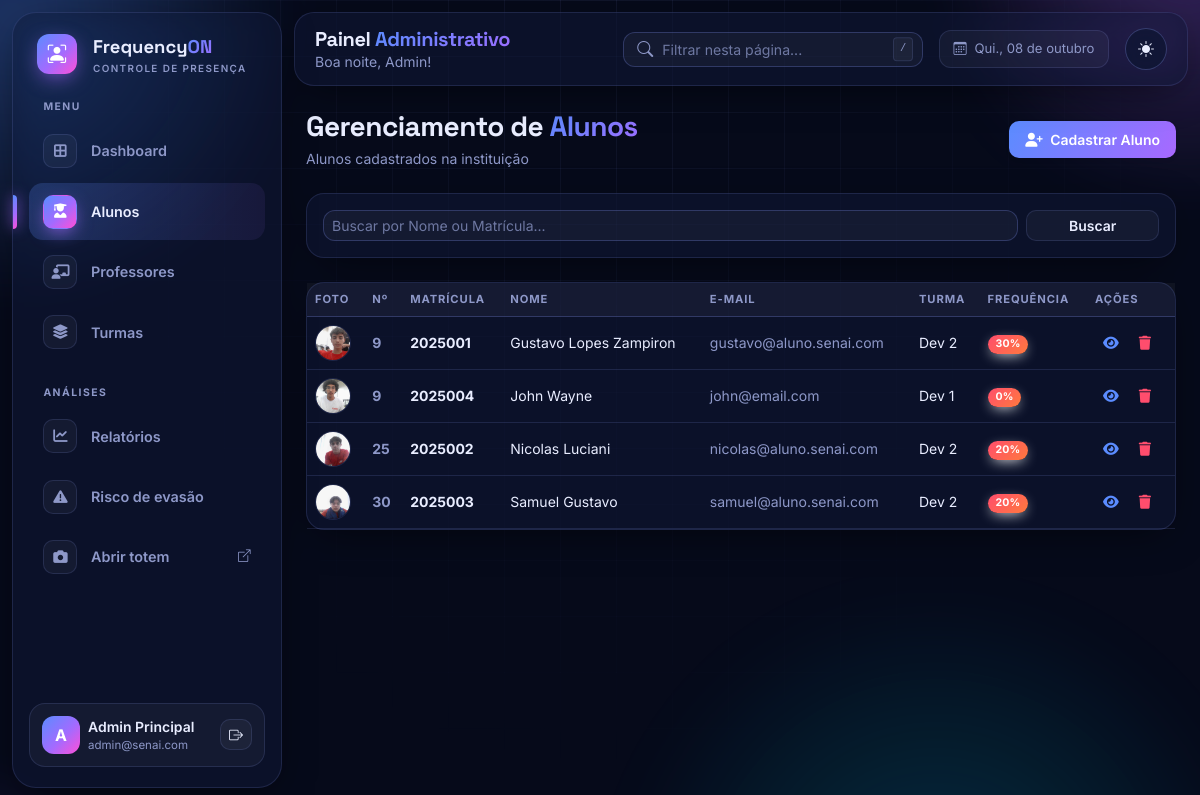
Before: /admin/alunos (signed in) with the older database file.
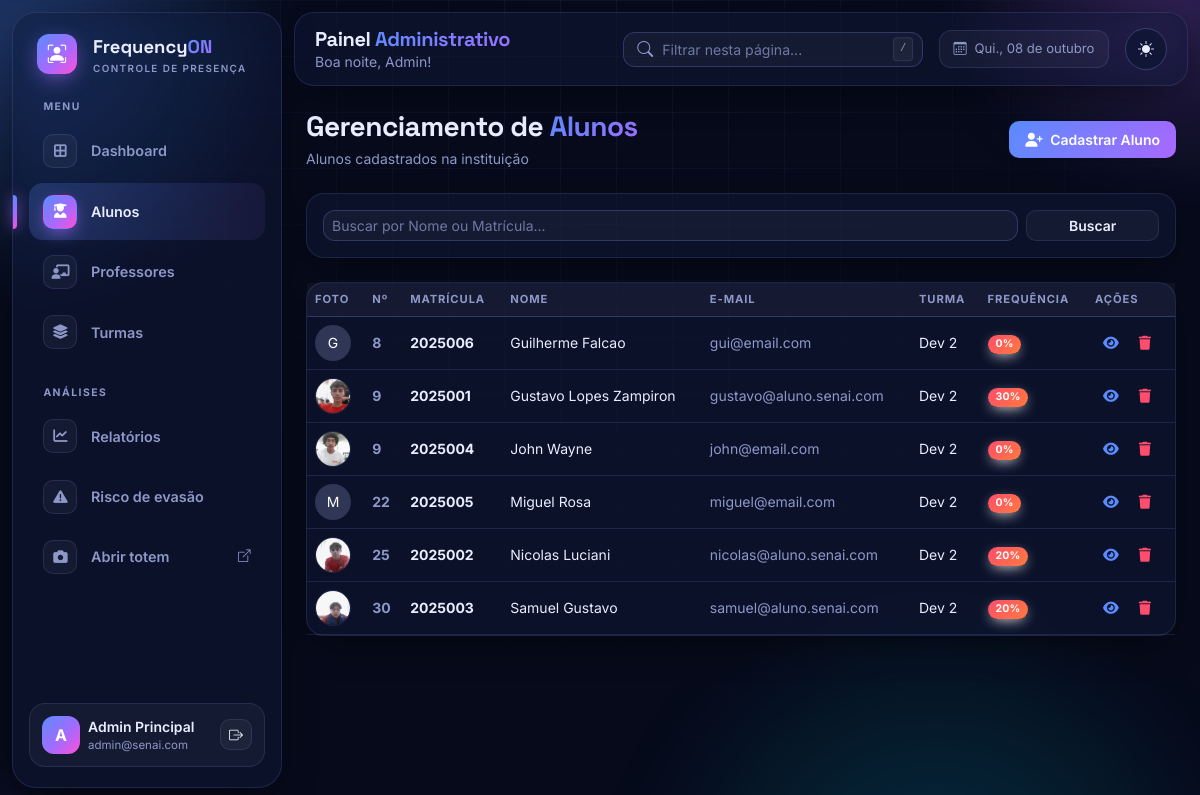
After: the same page with the newer database file.
### database.py (models this page shows, shortened)
class UsuarioMixin:
    def set_senha(self, senha):
        self.senha_hash = generate_password_hash(senha)
    def check_senha(self, senha):
        return check_password_hash(self.senha_hash, senha)

class Admin(UsuarioMixin, db.Model):
    __tablename__ = "admins"
    id = db.Column(db.Integer, primary_key=True)
    nome = db.Column(db.String(120), nullable=False)
    email = db.Column(db.String(120), unique=True, nullable=False)
    senha_hash = db.Column(db.String(255), nullable=False)
    foto = db.Column(db.String(255))

class Aluno(UsuarioMixin, db.Model):
    __tablename__ = "alunos"
    id = db.Column(db.Integer, primary_key=True)
    nome = db.Column(db.String(120), nullable=False)
    email = db.Column(db.String(120))
    matricula = db.Column(db.String(30), unique=True, nullable=False, index=True)
    numero_chamada = db.Column(db.Integer)
    senha_hash = db.Column(db.String(255), nullable=False)
    foto = db.Column(db.String(255))            # URL da foto (ex: /static/uploads/...)
    face_encoding = db.Column(db.LargeBinary)   # 128 floats (float64) do rosto
    turma_id = db.Column(db.Integer, db.ForeignKey("turmas.id"))
    turma = db.relationship("Turma", back_populates="alunos")
    presencas = db.relationship("Presenca", cascade="all, delete-orphan", backref="aluno")
    justificativas = db.relationship("Justificativa", cascade="all, delete-orphan", backref="aluno",
                                     order_by="Justificativa.data.desc()")
    @property
    def frequencia(self):
        if not self.turma_id:
            return 0
        dias_aula = self.turma.dias_aula
        if not dias_aula:
            return 0
        dias = (db.session.query(func.count(func.distinct(Presenca.data)))
                .join(Aluno, Presenca.aluno_id == Aluno.id)
                .filter(Aluno.turma_id == self.turma_id,
                        filtro_dias_aula(Presenca.data, dias_aula))
                .scalar())
        if not dias:
            return 0
        ok = (db.session.query(func.count(Presenca.id))
              .filter(
                  Presenca.aluno_id == self.id,
                  Presenca.status.in_(("presente", "atraso")),
                  filtro_dias_aula(Presenca.data, dias_aula)
              )
              .scalar())
        return min(100, round(ok * 100 / (dias * AULAS_POR_DIA)))

class Turma(db.Model):
    __tablename__ = "turmas"
    id = db.Column(db.Integer, primary_key=True)
    nome = db.Column(db.String(120), nullable=False)
    curso = db.Column(db.String(120), nullable=False)
    alunos = db.relationship("Aluno", back_populates="turma")
    vinculos = db.relationship("ProfessorTurma", back_populates="turma",
                               cascade="all, delete-orphan")
    @property
    def dias_aula(self):
        return tuple(sorted({d for v in self.vinculos for d in v.dias_semana}))

class ProfessorTurma(db.Model):
    __tablename__ = "professor_turma"
    professor_id = db.Column(db.Integer, db.ForeignKey("professores.id"), primary_key=True)
    turma_id = db.Column(db.Integer, db.ForeignKey("turmas.id"), primary_key=True)
    dias = db.Column(db.String(20), nullable=False, default="")   # ex: "1,3" = terça e quinta
    professor = db.relationship("Professor", back_populates="vinculos")
    turma = db.relationship("Turma", back_populates="vinculos")
    @property
    def dias_semana(self):
        return tuple(int(d) for d in self.dias.split(",") if d.strip().isdigit())

### app.py (the view)
@admin.route("/alunos")
@requer("admin")
def alunos():
    busca = request.args.get("busca", "").strip()
    q = Aluno.query
    if busca:
        q = q.filter(or_(Aluno.nome.ilike(f"%{busca}%"), Aluno.matricula.ilike(f"%{busca}%")))
    return render_template("admin/alunos.html", alunos=q.order_by(Aluno.nome).all(), busca=busca)

### templates/admin/alunos.html (shortened to what this page needs)
{% extends 'admin/base.html' %}
{% block content %}
<div class="d-flex align-items-center justify-content-between mb-4">
    <div>
        <h1 class="h3 fw-bold mb-1">Gerenciamento de <span class="fo-gradient-text">Alunos</span></h1>
        <p class="text-muted mb-0 small">Alunos cadastrados na instituição</p>
    </div>
    <a href="{{ url_for('admin.novo_aluno') }}" class="btn btn-primary fw-semibold btn-sm px-3 py-2 shadow-sm">
        <i class="fa-solid fa-user-plus me-1"></i> Cadastrar Aluno
    </a>
</div>
<div class="card border-0 shadow-sm rounded-3 mb-4">
    <div class="card-body p-3">
        <form method="GET" action="{{ url_for('admin.alunos') }}" class="row g-2">
            <div class="col-md-10">
                <input type="text" name="busca" class="form-control form-control-sm" placeholder="Buscar por Nome ou Matrícula..." value="{{ busca }}">
            </div>
            <div class="col-md-2">
                <button type="submit" class="btn btn-secondary btn-sm w-100 fw-semibold">Buscar</button>
            </div>
        </form>
    </div>
</div>
<div class="card border-0 shadow-sm rounded-3">
    <div class="card-body p-0">
        <div class="table-responsive">
            <table class="table table-hover align-middle mb-0">
                <thead class="table-light small">
                    <tr>
                        <th>Foto</th>
                        <th>Nº</th>
                        <th>Matrícula</th>
                        <th>Nome</th>
                        <th>E-mail</th>
                        <th>Turma</th>
                        <th>Frequência</th>
                        <th>Ações</th>
                    </tr>
                </thead>
                <tbody class="small">
                    {% for aluno in alunos %}
                    <tr>
                        <td>
                            {% if aluno.foto %}
                                <img src="{{ aluno.foto }}" alt="{{ aluno.nome }}" class="rounded-circle border object-fit-cover quadrado-36">
                            {% else %}
                                <div class="avatar-initial rounded-circle bg-secondary text-white d-flex align-items-center justify-content-center quadrado-36">
                                    {{ aluno.nome[0] if aluno.nome else 'A' }}
                                </div>
                            {% endif %}
                        </td>
                        <td class="fw-bold text-muted">{{ aluno.numero_chamada or '-' }}</td>
                        <td class="fw-bold">{{ aluno.matricula }}</td>
                        <td>{{ aluno.nome }}</td>
                        <td class="text-muted">{{ aluno.email or '-' }}</td>
                        <td>{{ aluno.turma.nome if aluno.turma else 'Sem turma' }}</td>
                        <td>
                            <span class="badge {% if aluno.frequencia < 75 %}bg-danger{% else %}bg-success{% endif %}">
                                {{ aluno.frequencia }}%
                            </span>
                        </td>
                        <td class="text-nowrap">
                            <a href="{{ url_for('admin.detalhes_aluno', id=aluno.id) }}" class="btn btn-outline-primary btn-sm border-0" title="Ver detalhes">
                                <i class="fa-solid fa-eye"></i>
                            </a>
                            <form class="d-inline" method="POST" action="{{ url_for('admin.deletar_aluno', id=aluno.id) }}" onsubmit="return confirm('Tem certeza que deseja excluir?');">
                                <button type="submit" class="btn btn-outline-danger btn-sm border-0">
                                    <i class="fa-solid fa-trash"></i>
                                </button>
                            </form>
                        </td>
                    </tr>
                    {% else %}
                    <tr>
                        <td colspan="8" class="text-center text-muted py-4">Nenhum aluno encontrado no banco de dados.</td>
                    </tr>
                    {% endfor %}
                </tbody>
            </table>
        </div>
    </div>
</div>
{% endblock %}

### templates/admin/base.html (shortened to what this page needs)
<!DOCTYPE html>
<html lang="pt-BR">
<head>
    {% include 'componentes/cabecalho.html' %}
    <link href="{{ url_for('static', filename='css/admin.css') }}" rel="stylesheet">
</head>
<body data-fo-sem-tema>
    <div class="d-flex h-100">
        <aside class="barra-lateral fo-glass" id="sidebar">
            <div>
                <div class="d-flex align-items-center gap-3 px-2 mb-2">
                    <span class="fo-logo-icone"><i class="bi bi-person-bounding-box"></i></span>
                    <div class="marca">Frequency<span class="fo-gradient-text">ON</span><small>Controle de presença</small></div>
                </div>
                <div class="menu-titulo">Menu</div>
                <nav class="nav-lateral">
                    <a href="{{ url_for('admin.dashboard') }}" data-rota="/admin/dashboard /admin/"><span class="ic"><i class="fa-solid fa-border-all"></i></span> Dashboard</a>
                    <a href="{{ url_for('admin.alunos') }}" data-rota="/admin/alunos"><span class="ic"><i class="fa-solid fa-user-graduate"></i></span> Alunos</a>
                    <a href="{{ url_for('admin.professores') }}" data-rota="/admin/professores"><span class="ic"><i class="fa-solid fa-chalkboard-user"></i></span> Professores</a>
                    <a href="{{ url_for('admin.turmas') }}" data-rota="/admin/turmas"><span class="ic"><i class="fa-solid fa-layer-group"></i></span> Turmas</a>
                </nav>
                <div class="menu-titulo">Análises</div>
                <nav class="nav-lateral">
                    <a href="{{ url_for('admin.relatorios') }}" data-rota="/admin/relatorios"><span class="ic"><i class="fa-solid fa-chart-line"></i></span> Relatórios</a>
                    <a href="{{ url_for('admin.risco_evasao') }}" data-rota="/admin/risco-evasao"><span class="ic"><i class="fa-solid fa-triangle-exclamation"></i></span> Risco de evasão</a>
                    <a href="{{ url_for('reconhecimento.pagina_totem') }}" target="_blank" rel="noopener"><span class="ic"><i class="fa-solid fa-camera"></i></span> Abrir totem <i class="bi bi-box-arrow-up-right ms-auto small"></i></a>
                </nav>
            </div>
            <div class="perfil-rodape d-flex align-items-center gap-2">
                {% if usuario.foto %}
                    <img src="{{ usuario.foto }}" alt="{{ usuario.nome }}" class="avatar-fo">
                {% else %}
                    <span class="avatar-fo">{{ usuario.nome | inicial }}</span>
                {% endif %}
                <div class="flex-grow-1 overflow-hidden">
                    <div class="fw-semibold small text-truncate">{{ usuario.nome }}</div>
                    <small class="text-muted d-block text-truncate texto-mini">{{ usuario.email }}</small>
                </div>
                <a href="{{ url_for('logout') }}" class="btn btn-light btn-sm" title="Sair" aria-label="Sair"><i class="bi bi-box-arrow-right"></i></a>
            </div>
        </aside>
        <div class="flex-grow-1 d-flex flex-column h-100 overflow-y-auto min-w-0" id="rolagem">
            <header class="topbar fo-glass d-flex align-items-center justify-content-between gap-3">
                <div class="d-flex align-items-center gap-3 min-w-0">
                    <div class="min-w-0">
                        <h2 class="h5 fw-bold mb-0 text-truncate">Painel <span class="fo-gradient-text">Administrativo</span></h2>
                        <small class="text-muted d-none d-sm-block" id="saudacao">Olá, {{ usuario.nome.split()[0] }}!</small>
                    </div>
                </div>
                <div class="d-flex align-items-center gap-2 gap-md-3">
                    <div class="busca d-none d-md-block">
                        <i class="bi bi-search"></i>
                        <input type="search" class="form-control" id="buscaGlobal" placeholder="Filtrar nesta página..." aria-label="Filtrar nesta página">
                        <kbd class="d-none d-xl-inline">/</kbd>
                    </div>
                    <span class="chip-data d-none d-xl-inline-flex align-items-center gap-2"><i class="bi bi-calendar3"></i> <span id="dataHoje"></span></span>
                    <button type="button" class="fo-theme-btn" data-fo-theme-toggle></button>
                </div>
            </header>
            <main class="conteudo">
                {% block content %}{% endblock %}
            </main>
        </div>
    </div>
</body>
</html>

### templates/componentes/cabecalho.html (shortened to what this page needs)
<link href="https://cdn.jsdelivr.net/npm/bootstrap@5.3.3/dist/css/bootstrap.min.css" rel="stylesheet">
<link href="https://cdn.jsdelivr.net/npm/bootstrap-icons@1.11.3/font/bootstrap-icons.min.css" rel="stylesheet">
<link href="https://cdnjs.cloudflare.com/ajax/libs/font-awesome/6.5.1/css/all.min.css" rel="stylesheet">
<link href="{{ url_for('static', filename='css/tema.css') }}?v=2" rel="stylesheet">

Changed rows visible on the page:
added Aluno: nome "G", numero_chamada "8", matricula "2025006", nome "Guilherme Falcao", email "gui@email.com", turma "Dev 2", frequencia "0"
changed Aluno "John Wayne": turma "Dev 1" → "Dev 2"
added Aluno: nome "M", numero_chamada "22", matricula "2025005", nome "Miguel Rosa", email "miguel@email.com", turma "Dev 2", frequencia "0"
